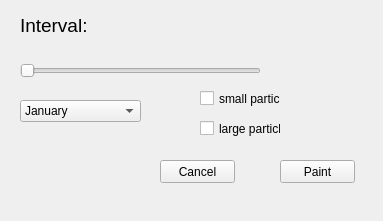
<?xml version="1.0" encoding="UTF-8"?>
<ui version="4.0">
 <class>Form</class>
 <widget class="QWidget" name="Form">
  <property name="geometry">
   <rect>
    <x>0</x>
    <y>0</y>
    <width>383</width>
    <height>221</height>
   </rect>
  </property>
  <property name="windowTitle">
   <string>Histogram</string>
  </property>
  <widget class="QSlider" name="sliderMonth">
   <property name="enabled">
    <bool>true</bool>
   </property>
   <property name="geometry">
    <rect>
     <x>20</x>
     <y>60</y>
     <width>241</width>
     <height>22</height>
    </rect>
   </property>
   <property name="maximum">
    <number>2</number>
   </property>
   <property name="orientation">
    <enum>Qt::Horizontal</enum>
   </property>
  </widget>
  <widget class="QLabel" name="labHistogram">
   <property name="geometry">
    <rect>
     <x>20</x>
     <y>10</y>
     <width>291</width>
     <height>31</height>
    </rect>
   </property>
   <property name="font">
    <font>
     <family>Arial</family>
     <pointsize>14</pointsize>
    </font>
   </property>
   <property name="text">
    <string>Interval: </string>
   </property>
  </widget>
  <widget class="QPushButton" name="btnPaint">
   <property name="geometry">
    <rect>
     <x>280</x>
     <y>160</y>
     <width>75</width>
     <height>23</height>
    </rect>
   </property>
   <property name="text">
    <string>Paint</string>
   </property>
  </widget>
  <widget class="QPushButton" name="btnCancel">
   <property name="geometry">
    <rect>
     <x>160</x>
     <y>160</y>
     <width>75</width>
     <height>23</height>
    </rect>
   </property>
   <property name="text">
    <string>Cancel</string>
   </property>
   <property name="shortcut">
    <string>Alt+C</string>
   </property>
  </widget>
  <widget class="QComboBox" name="cbMonth">
   <property name="geometry">
    <rect>
     <x>20</x>
     <y>100</y>
     <width>121</width>
     <height>22</height>
    </rect>
   </property>
   <item>
    <property name="text">
     <string>January</string>
    </property>
   </item>
   <item>
    <property name="text">
     <string>February</string>
    </property>
   </item>
   <item>
    <property name="text">
     <string>March</string>
    </property>
   </item>
   <item>
    <property name="text">
     <string>April</string>
    </property>
   </item>
   <item>
    <property name="text">
     <string>May</string>
    </property>
   </item>
   <item>
    <property name="text">
     <string>June</string>
    </property>
   </item>
   <item>
    <property name="text">
     <string>July</string>
    </property>
   </item>
   <item>
    <property name="text">
     <string>August</string>
    </property>
   </item>
   <item>
    <property name="text">
     <string>September</string>
    </property>
   </item>
   <item>
    <property name="text">
     <string>October</string>
    </property>
   </item>
   <item>
    <property name="text">
     <string>November</string>
    </property>
   </item>
   <item>
    <property name="text">
     <string>December</string>
    </property>
   </item>
  </widget>
  <widget class="QCheckBox" name="checkBoxSmall">
   <property name="enabled">
    <bool>true</bool>
   </property>
   <property name="geometry">
    <rect>
     <x>200</x>
     <y>90</y>
     <width>81</width>
     <height>17</height>
    </rect>
   </property>
   <property name="text">
    <string>small particle</string>
   </property>
   <property name="checked">
    <bool>false</bool>
   </property>
  </widget>
  <widget class="QCheckBox" name="checkBoxLarge">
   <property name="geometry">
    <rect>
     <x>200</x>
     <y>120</y>
     <width>81</width>
     <height>17</height>
    </rect>
   </property>
   <property name="text">
    <string>large particle</string>
   </property>
  </widget>
 </widget>
 <resources/>
 <connections/>
</ui>
